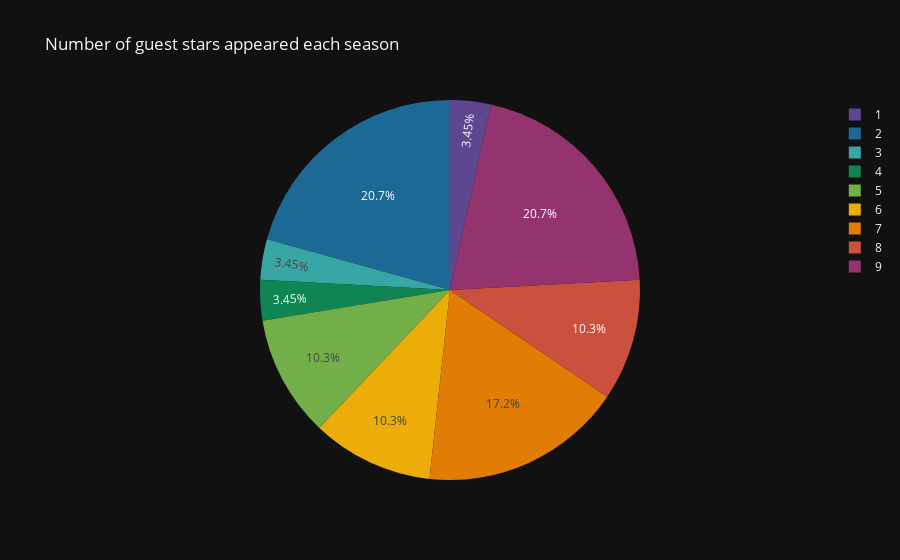

Write notebook code for a chart like this one.
### Code cell
import plotly.graph_objects as go
import plotly.express as px
g3 = df.groupby('Season')['GuestStars'].count().reset_index()
g3_df = pd.DataFrame(g3)
#fig = px.pie(names=g3_df['Season'], values=g3_df['GuestStars'])

fig = go.Figure(data=[go.Pie(labels=g3['Season'], values=g3['GuestStars'],sort=False, marker=dict(colors=px.colors.qualitative.Prism))])


fig.update_layout(title_text='Number of guest stars appeared each season',template='plotly_dark')
fig.show()

### Figure 1 — Plotly figure (JSON) as saved in the notebook; plotly's stock layout.template omitted (floating-point values rounded to 4 significant figures)
{"data": [{"labels": [1, 2, 3, 4, 5, 6, 7, 8, 9], "marker": {"colors": ["rgb(95, 70, 144)", "rgb(29, 105, 150)", "rgb(56, 166, 165)", "rgb(15, 133, 84)", "rgb(115, 175, 72)", "rgb(237, 173, 8)", "rgb(225, 124, 5)", "rgb(204, 80, 62)", "rgb(148, 52, 110)", "rgb(111, 64, 112)", "rgb(102, 102, 102)"]}, "sort": false, "type": "pie", "values": [1, 6, 1, 1, 3, 3, 5, 3, 6]}], "layout": {"title": {"text": "Number of guest stars appeared each season"}}}
